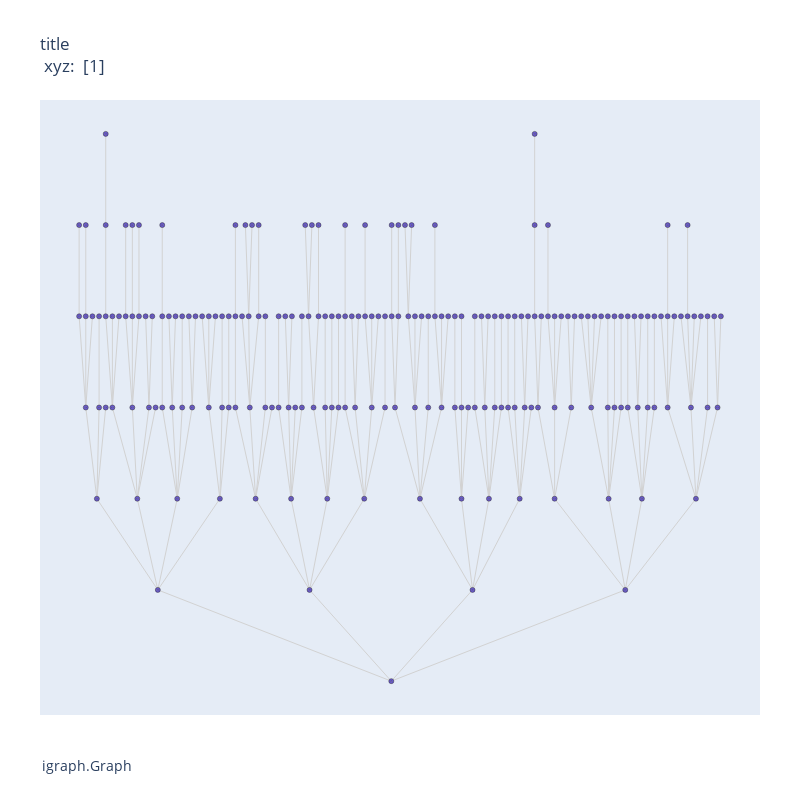

Notebook code cell kept with this figure:
### Markdown cell above
#### Visualize Search Tree

### Code cell
%%time

from  plotly.offline import plot
import chart_studio.plotly as py
import plotly.graph_objs



G = graph
labels = list(G.vs['name'])
N = len(labels)
E = [e.tuple for e in G.es]
layt = G.layout('tree')

Xn=[layt[k][0] for k in range(N)]
Yn=[layt[k][1] for k in range(N)]
Xe=[]
Ye=[]
for e in E:
    Xe+=[layt[e[0]][0],layt[e[1]][0], None]
    Ye+=[layt[e[0]][1],layt[e[1]][1], None]

trace1=plotly.graph_objs.Scatter(x=Xe,
               y=Ye,
               mode='lines',
               line= dict(color='rgb(210,210,210)', width=1),
               hoverinfo='none'
               )
trace2=plotly.graph_objs.Scatter(x=Xn,
               y=Yn,
               mode='markers',
               name='ntw',
               marker=dict(symbol='circle-dot',
                                        size=5,
                                        color='#6959CD',
                                        line=dict(color='rgb(50,50,50)', width=0.5)
                                        ),
               text=None,
               hoverinfo='text'
               )

axis=dict(showline=False, # hide axis line, grid, ticklabels and  title
          zeroline=False,
          showgrid=False,
          showticklabels=False,
          title=''
          )

width=800
height=800
layout=plotly.graph_objs.Layout(title= "title"+\
              "<br> xyz: <a href='https://tuloy.co'> [1]</a>",
    font= dict(size=12),
    showlegend=False,
    autosize=False,
    width=width,
    height=height,
    xaxis=plotly.graph_objs.layout.XAxis(axis),
    yaxis=plotly.graph_objs.layout.YAxis(axis),
    margin=plotly.graph_objs.layout.Margin(
        l=40,
        r=40,
        b=85,
        t=100,
    ),
    hovermode='closest',
    annotations=[
           dict(
           showarrow=False,
            text='igraph.Graph',
            xref='paper',
            yref='paper',
            x=0,
            y=-0.1,
            xanchor='left',
            yanchor='bottom',
            font=dict(
            size=14
            )
            )
        ]
    )

data=[trace1, trace2]
fig=plotly.graph_objs.Figure(data=data, layout=layout)
plotly.offline.iplot(fig, filename='igraph-network')

### Figure 1 — Plotly figure (JSON) as saved in the notebook; plotly's stock layout.template omitted (floating-point values rounded to 4 significant figures; data arrays with more than 128 entries replaced by an {"elided": "..."} marker saying what was removed)
{"data": [{"hoverinfo": "none", "line": {"color": "rgb(210,210,210)", "width": 1}, "mode": "lines", "type": "scatter", "x": {"elided": "600 float values"}, "y": {"elided": "600 int values"}}, {"hoverinfo": "text", "marker": {"color": "#6959CD", "line": {"color": "rgb(50,50,50)", "width": 0.5}, "size": 5, "symbol": "circle-dot"}, "mode": "markers", "name": "ntw", "type": "scatter", "x": {"elided": "201 float values"}, "y": {"elided": "201 int values"}}], "layout": {"annotations": [{"font": {"size": 14}, "showarrow": false, "text": "igraph.Graph", "x": 0, "xanchor": "left", "xref": "paper", "y": -0.1, "yanchor": "bottom", "yref": "paper"}], "autosize": false, "font": {"size": 12}, "height": 800, "hovermode": "closest", "margin": {"b": 85, "l": 40, "r": 40, "t": 100}, "showlegend": false, "title": {"text": "title<br> xyz: <a href='https://tuloy.co'> [1]</a>"}, "width": 800, "xaxis": {"showgrid": false, "showline": false, "showticklabels": false, "title": {"text": ""}, "zeroline": false}, "yaxis": {"showgrid": false, "showline": false, "showticklabels": false, "title": {"text": ""}, "zeroline": false}}}
